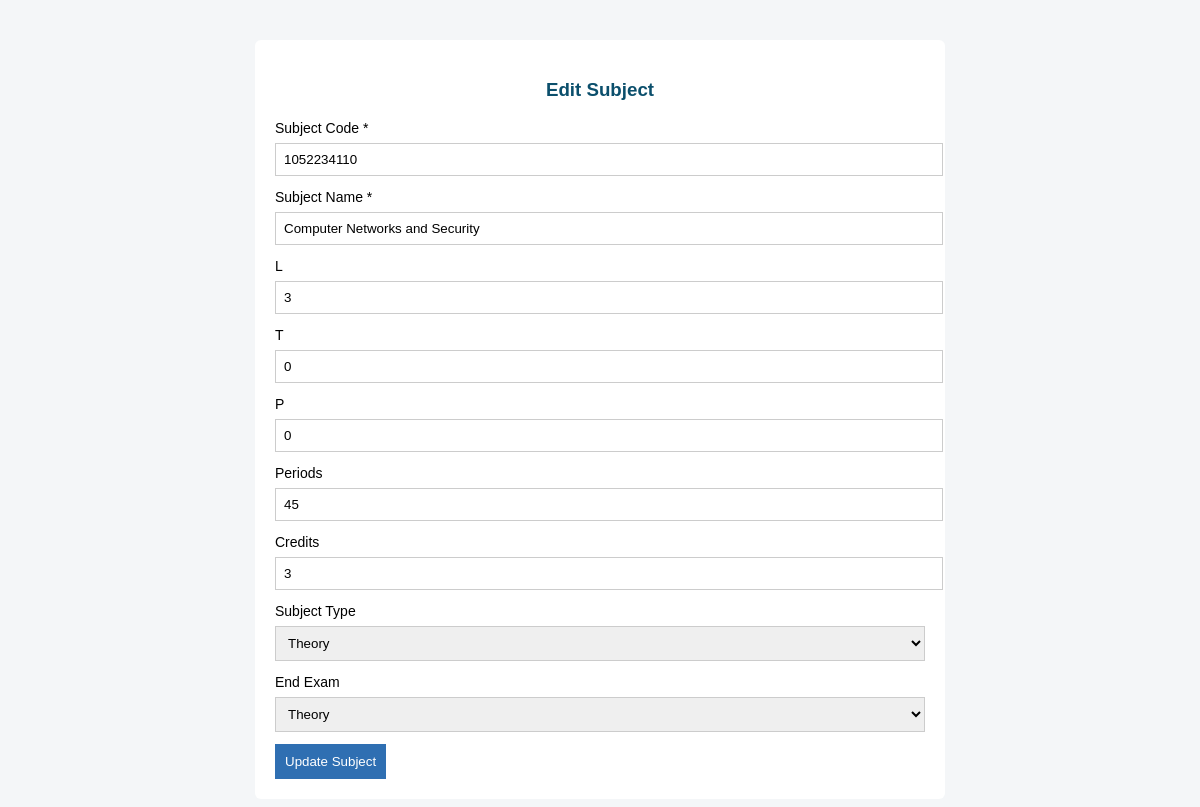
Screenshot of /edit_subject.php?subject_code=1052234110 (signed in) with the database file from the repository.
### tables this page shows
CREATE TABLE subjects (
    subject_code VARCHAR(20) PRIMARY KEY,
    course_code VARCHAR(4) NOT NULL,

    semester_number INT NOT NULL,
    subject_name VARCHAR(100) NOT NULL,

    L INT DEFAULT 0,
    T INT DEFAULT 0,
    P INT DEFAULT 0,

    min_pass_percentage DECIMAL(5,2) DEFAULT 35.00,
    max_percentage DECIMAL(5,2) DEFAULT 100.00,

    periods INT DEFAULT 0,
    credits INT DEFAULT 0,

    regulation VARCHAR(20) NOT NULL,

    subject_type ENUM(
        'Theory',
        'Practicum',
        'Practical/Lab',
        'Elective',
        'Project/Internship',
        'Advanced Skill Certification',
        'Integrated Learning Experience'
    ),

    end_exam ENUM('Theory','Practical','Project','NA') DEFAULT 'Theory',

    elective_type ENUM(
        'None',
        'Elective 1',
        'Elective 2',
        'Elective 3 (Pathway)',
        'Elective 4 (Specialisation)'
    ) DEFAULT 'None',

    FOREIGN KEY (course_code) REFERENCES courses(course_code)
);

### edit_subject.php (the view, shortened to what this page needs)
<?php
include("../includes/db.php");
$subject_code = $_GET['subject_code'] ?? '';
$subject = mysqli_fetch_assoc(mysqli_query(
    $conn,
    "SELECT * FROM subjects WHERE subject_code='$subject_code'"
));
?>
<!DOCTYPE html>
<html>
<head>
</head>
<body>
<div class="box">
<h3>Edit Subject</h3>
<form method="post" action="update_subject.php">
<label>Subject Code *</label>
<input
    type="text"
    name="subject_code"
    maxlength="10"
    value="<?= $subject['subject_code'] ?>"
    inputmode="numeric"
    oninput="this.value=this.value.replace(/[^0-9]/g,'')"
    required
>
<label>Subject Name *</label>
<input
    type="text"
    name="subject_name"
    maxlength="40"
    value="<?= $subject['subject_name'] ?>"
    oninput="this.value=this.value.replace(/[^A-Za-z ]/g,'')"
    required
>
<label>L</label>
<input type="number" name="L" value="<?= $subject['L'] ?>">
<label>T</label>
<input type="number" name="T" value="<?= $subject['T'] ?>">
<label>P</label>
<input type="number" name="P" value="<?= $subject['P'] ?>">
<label>Periods</label>
<input type="number" name="periods" value="<?= $subject['periods'] ?>">
<label>Credits</label>
<input type="number" name="credits" value="<?= $subject['credits'] ?>">
<label>Subject Type</label>
<select name="subject_type">
<option <?= $subject['subject_type']=='Theory'?'selected':'' ?>>Theory</option>
</select>
<label>End Exam</label>
<select name="end_exam">
<option <?= $subject['end_exam']=='Theory'?'selected':'' ?>>Theory</option>
</select>
<button type="submit">Update Subject</button>
</form>
</div>
</body>
</html>

### edit_subject.php (style rules this page uses)
body { font-family:Arial;background:#f4f6f8; }
.box { width:650px; margin:40px auto; background:#fff; padding:20px; border-radius:6px; }
h3 { text-align:center;color:#0B4F6C; }
label { font-size:14px; }
input,select { width:100%; padding:8px; margin:6px 0 12px; border:1px solid #ccc; }
button { padding:10px; background:#2F6FB2; color:#fff; border:none; cursor:pointer; }

### rows the page displays
subjects: subject_code "1052234110", subject_name "Computer Networks and Security", L "3", T "0", P "0", periods "45", credits "3", subject_type "Theory", end_exam "Theory"
